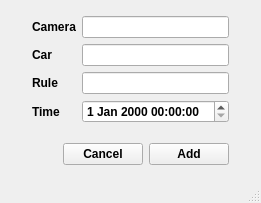
<?xml version="1.0" encoding="UTF-8"?>
<ui version="4.0">
 <class>AddViolation</class>
 <widget class="QMainWindow" name="AddViolation">
  <property name="geometry">
   <rect>
    <x>0</x>
    <y>0</y>
    <width>240</width>
    <height>203</height>
   </rect>
  </property>
  <property name="windowTitle">
   <string>Add Violation</string>
  </property>
  <widget class="QWidget" name="centralwidget">
   <layout class="QVBoxLayout" name="verticalLayout">
    <property name="leftMargin">
     <number>32</number>
    </property>
    <property name="topMargin">
     <number>16</number>
    </property>
    <property name="rightMargin">
     <number>32</number>
    </property>
    <property name="bottomMargin">
     <number>16</number>
    </property>
    <item>
     <layout class="QFormLayout" name="formLayout">
      <item row="0" column="0">
       <widget class="QLabel" name="label">
        <property name="font">
         <font>
          <family>Segoe UI</family>
          <weight>75</weight>
          <bold>true</bold>
         </font>
        </property>
        <property name="text">
         <string>Camera</string>
        </property>
       </widget>
      </item>
      <item row="0" column="1">
       <widget class="QLineEdit" name="camera">
        <property name="font">
         <font>
          <family>Segoe UI</family>
          <weight>75</weight>
          <bold>true</bold>
         </font>
        </property>
       </widget>
      </item>
      <item row="1" column="0">
       <widget class="QLabel" name="label_2">
        <property name="font">
         <font>
          <family>Segoe UI</family>
          <weight>75</weight>
          <bold>true</bold>
         </font>
        </property>
        <property name="text">
         <string>Car</string>
        </property>
       </widget>
      </item>
      <item row="1" column="1">
       <widget class="QLineEdit" name="car">
        <property name="font">
         <font>
          <family>Segoe UI</family>
          <weight>75</weight>
          <bold>true</bold>
         </font>
        </property>
       </widget>
      </item>
      <item row="2" column="0">
       <widget class="QLabel" name="label_3">
        <property name="font">
         <font>
          <family>Segoe UI</family>
          <weight>75</weight>
          <bold>true</bold>
         </font>
        </property>
        <property name="text">
         <string>Rule</string>
        </property>
       </widget>
      </item>
      <item row="2" column="1">
       <widget class="QLineEdit" name="rule">
        <property name="font">
         <font>
          <family>Segoe UI</family>
          <weight>75</weight>
          <bold>true</bold>
         </font>
        </property>
       </widget>
      </item>
      <item row="3" column="0">
       <widget class="QLabel" name="label_4">
        <property name="font">
         <font>
          <family>Segoe UI</family>
          <weight>75</weight>
          <bold>true</bold>
         </font>
        </property>
        <property name="text">
         <string>Time</string>
        </property>
       </widget>
      </item>
      <item row="3" column="1">
       <widget class="QDateTimeEdit" name="time">
        <property name="font">
         <font>
          <family>Segoe UI</family>
          <weight>75</weight>
          <bold>true</bold>
         </font>
        </property>
       </widget>
      </item>
     </layout>
    </item>
    <item>
     <layout class="QHBoxLayout" name="horizontalLayout">
      <item>
       <spacer name="horizontalSpacer">
        <property name="font">
         <font>
          <family>Segoe UI</family>
          <weight>75</weight>
          <bold>true</bold>
         </font>
        </property>
        <property name="orientation">
         <enum>Qt::Horizontal</enum>
        </property>
        <property name="sizeHint" stdset="0">
         <size>
          <width>40</width>
          <height>20</height>
         </size>
        </property>
       </spacer>
      </item>
      <item>
       <widget class="QPushButton" name="cancel">
        <property name="font">
         <font>
          <family>Segoe UI</family>
          <weight>75</weight>
          <bold>true</bold>
         </font>
        </property>
        <property name="text">
         <string>Cancel</string>
        </property>
       </widget>
      </item>
      <item>
       <widget class="QPushButton" name="add">
        <property name="font">
         <font>
          <family>Segoe UI</family>
          <weight>75</weight>
          <bold>true</bold>
         </font>
        </property>
        <property name="text">
         <string>Add</string>
        </property>
       </widget>
      </item>
     </layout>
    </item>
   </layout>
  </widget>
  <widget class="QStatusBar" name="statusbar"/>
 </widget>
 <resources/>
 <connections/>
</ui>
